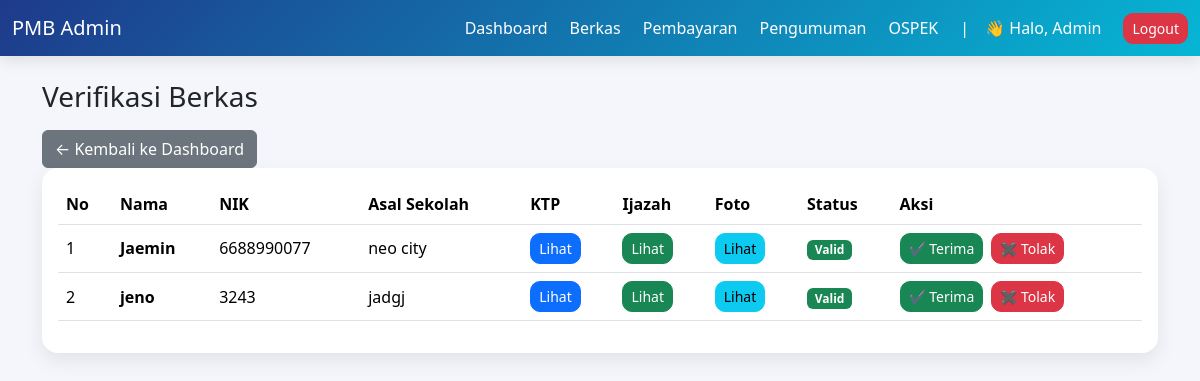
Page /admin/verifikasi_berkas.php (signed in) on the committed database.
### tables this page shows
CREATE TABLE `pendaftaran` (
  `id_pendaftaran` int NOT NULL,
  `id_user` int DEFAULT NULL,
  `nik` varchar(20) DEFAULT NULL,
  `tempat_lahir` varchar(100) DEFAULT NULL,
  `tanggal_lahir` date DEFAULT NULL,
  `alamat` text,
  `asal_sekolah` varchar(100) DEFAULT NULL,
  `jurusan_pilihan` varchar(100) DEFAULT NULL,
  `status_berkas` enum('pending','valid','ditolak') DEFAULT 'pending',
  `hasil_seleksi` enum('belum','lulus','tidak lulus') DEFAULT 'belum',
  `status_daftar_ulang` enum('belum','proses','sudah') DEFAULT 'belum',
  `nama_lengkap` varchar(100) DEFAULT NULL
);

CREATE TABLE `users` (
  `id_user` int NOT NULL,
  `nama` varchar(100) DEFAULT NULL,
  `email` varchar(100) DEFAULT NULL,
  `password` varchar(255) DEFAULT NULL,
  `role` enum('admin','mahasiswa') DEFAULT 'mahasiswa',
  `created_at` timestamp NULL DEFAULT CURRENT_TIMESTAMP
);

### admin/verifikasi_berkas.php (the view, shortened to what this page needs)
<?php
include '../config/koneksi.php';
$data = mysqli_query($conn,"
SELECT p.*, u.nama, d.file_ktp, d.file_ijazah, d.file_foto
FROM pendaftaran p
JOIN users u ON p.id_user = u.id_user
LEFT JOIN dokumen d ON p.id_pendaftaran = d.id_pendaftaran
ORDER BY p.id_pendaftaran DESC
");
?>
<!DOCTYPE html>
<html lang="id">
<head>
<link href="https://cdn.jsdelivr.net/npm/bootstrap@5.3.2/dist/css/bootstrap.min.css" rel="stylesheet">
</head>
<body>
<nav class="navbar navbar-expand-lg navbar-dark">
    <div class="container-fluid">
        <a class="navbar-brand" href="#">PMB Admin</a>
        <div class="collapse navbar-collapse" id="navbarNav">
            <ul class="navbar-nav align-items-center">
                <li class="nav-item">
                    <a class="nav-link" href="dashboard.php">Dashboard</a>
                </li>
                <li class="nav-item">
                    <a class="nav-link" href="verifikasi_berkas.php">Berkas</a>
                </li>
                <li class="nav-item">
                    <a class="nav-link" href="verifikasi_pembayaran.php">Pembayaran</a>
                </li>
                <li class="nav-item">
                    <a class="nav-link" href="pengumuman.php">Pengumuman</a>
                </li>
                <li class="nav-item">
                    <a class="nav-link" href="data_ospek.php">OSPEK</a>
                </li>
                <li class="nav-item mx-2 text-white">|</li>
                <li class="nav-item">
                    <span class="nav-link text-white">
                        👋 Halo, <?php echo $_SESSION['nama']; ?>
                    </span>
                </li>
                <li class="nav-item ms-2">
                    <a href="../logout.php" class="btn btn-danger btn-sm">
                        Logout
                    </a>
                </li>
            </ul>
        </div>
    </div>
</nav>
<div class="container mt-4">
    <h3 class="mb-3">Verifikasi Berkas</h3>
    <div class="mt-3">
        <a href="dashboard.php" class="btn btn-secondary">
            ← Kembali ke Dashboard
        </a>
    </div>
    <div class="card">
        <div class="card-body table-responsive">
            <table class="table align-middle">
                <thead>
                    <tr>
                        <th>No</th>
                        <th>Nama</th>
                        <th>NIK</th>
                        <th>Asal Sekolah</th>
                        <th>KTP</th>
                        <th>Ijazah</th>
                        <th>Foto</th>
                        <th>Status</th>
                        <th>Aksi</th>
                    </tr>
                </thead>
                <tbody>
                <?php $no=1; while($row = mysqli_fetch_assoc($data)) { ?>
                    <tr>
                        <td><?= $no++ ?></td>
                        <td class="fw-semibold"><?= $row['nama'] ?></td>
                        <td><?= $row['nik'] ?></td>
                        <td><?= $row['asal_sekolah'] ?></td>
                        <td>
                            <?php if($row['file_ktp']) { ?>
                                <a href="../uploads/<?= $row['file_ktp'] ?>" class="btn btn-primary btn-sm" target="_blank">Lihat</a>
                            <?php } else echo "-"; ?>
                        </td>
                        <td>
                            <?php if($row['file_ijazah']) { ?>
                                <a href="../uploads/<?= $row['file_ijazah'] ?>" class="btn btn-success btn-sm" target="_blank">Lihat</a>
                            <?php } else echo "-"; ?>
                        </td>
                        <td>
                            <?php if($row['file_foto']) { ?>
                                <a href="../uploads/<?= $row['file_foto'] ?>" class="btn btn-info btn-sm" target="_blank">Lihat</a>
                            <?php } else echo "-"; ?>
                        </td>
                        <td>
                            <?php
                            if($row['status_berkas']=='valid'){
                                echo "<span class='badge bg-success'>Valid</span>";
                            }elseif($row['status_berkas']=='ditolak'){
                                echo "<span class='badge bg-danger'>Ditolak</span>";
                            }else{
                                echo "<span class='badge bg-warning text-dark'>Menunggu</span>";
                            }
                            ?>
                        </td>
                        <td class="d-flex gap-2">
                            <a href="?aksi=terima&id=<?= $row['id_pendaftaran'] ?>"
                               class="btn btn-success btn-sm"
                               onclick="return confirm('Terima berkas ini?')">
                               ✔ Terima
                            </a>
                            <a href="?aksi=tolak&id=<?= $row['id_pendaftaran'] ?>"
                               class="btn btn-danger btn-sm"
                               onclick="return confirm('Tolak berkas ini?')">
                               ✖ Tolak
                            </a>
                        </td>
                    </tr>
                <?php } ?>
                </tbody>
            </table>
        </div>
    </div>
</div>
</body>
</html>

### admin/verifikasi_berkas.php (style rules this page uses)
body { background:#f4f6fb; }
.navbar { background: linear-gradient(135deg,#1e3a8a,#06b6d4); box-shadow:0 4px 15px rgba(0,0,0,0.1); }
.nav-link { color:#fff !important; margin-right:6px; padding:6px 10px; border-radius:8px; }
.card { border:none; border-radius:16px; box-shadow:0 8px 20px rgba(0,0,0,0.08); }
.table thead { background:#212529; color:white; }
.btn-sm { border-radius:10px; }

### rows in the picture
pendaftaran: id_user.nama "Jaemin", nik "6688990077", asal_sekolah "neo city", status_berkas "Valid"
pendaftaran: id_user.nama "jeno", nik "3243", asal_sekolah "jadgj", status_berkas "Valid"

### other values in the picture
$_SESSION['nama'] "Admin"
